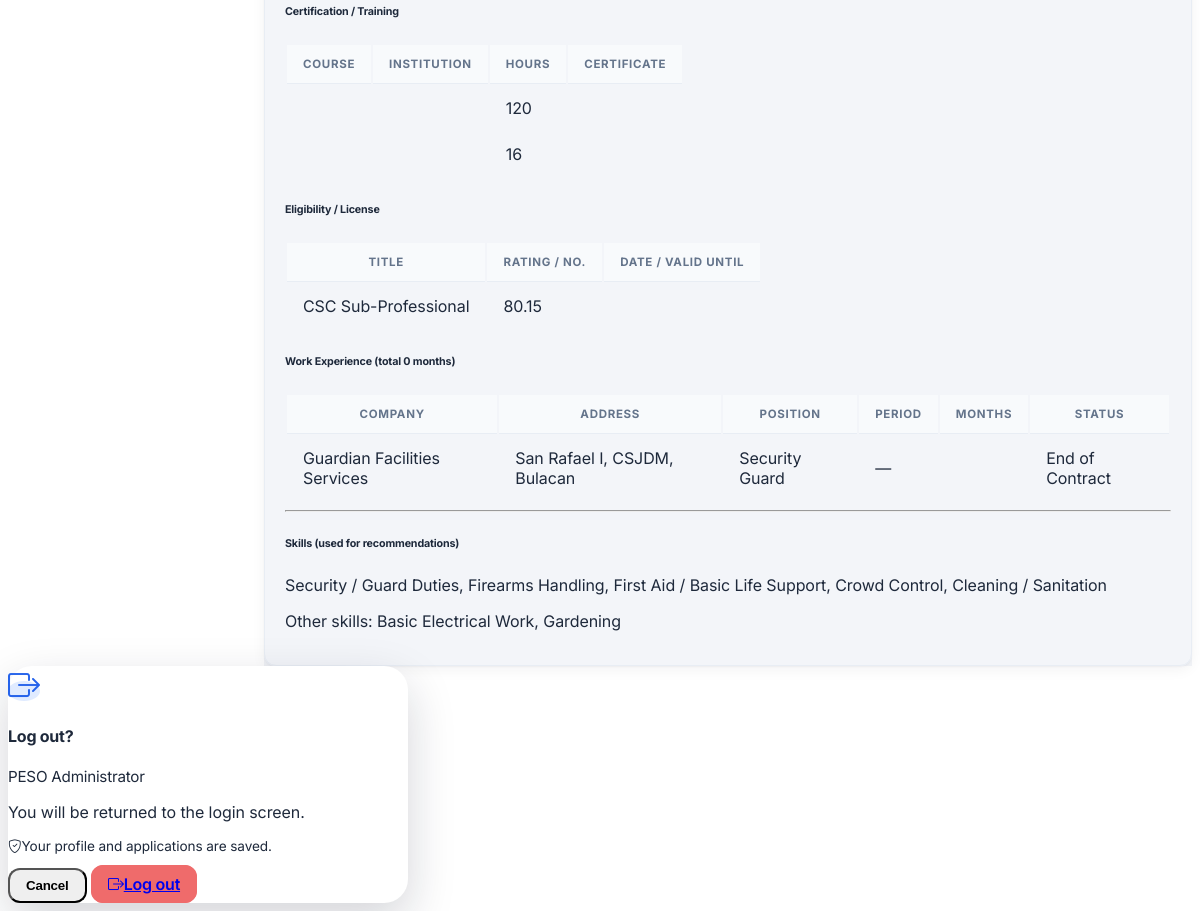
The app's page /applicants/5 (signed in, lower part), older data.
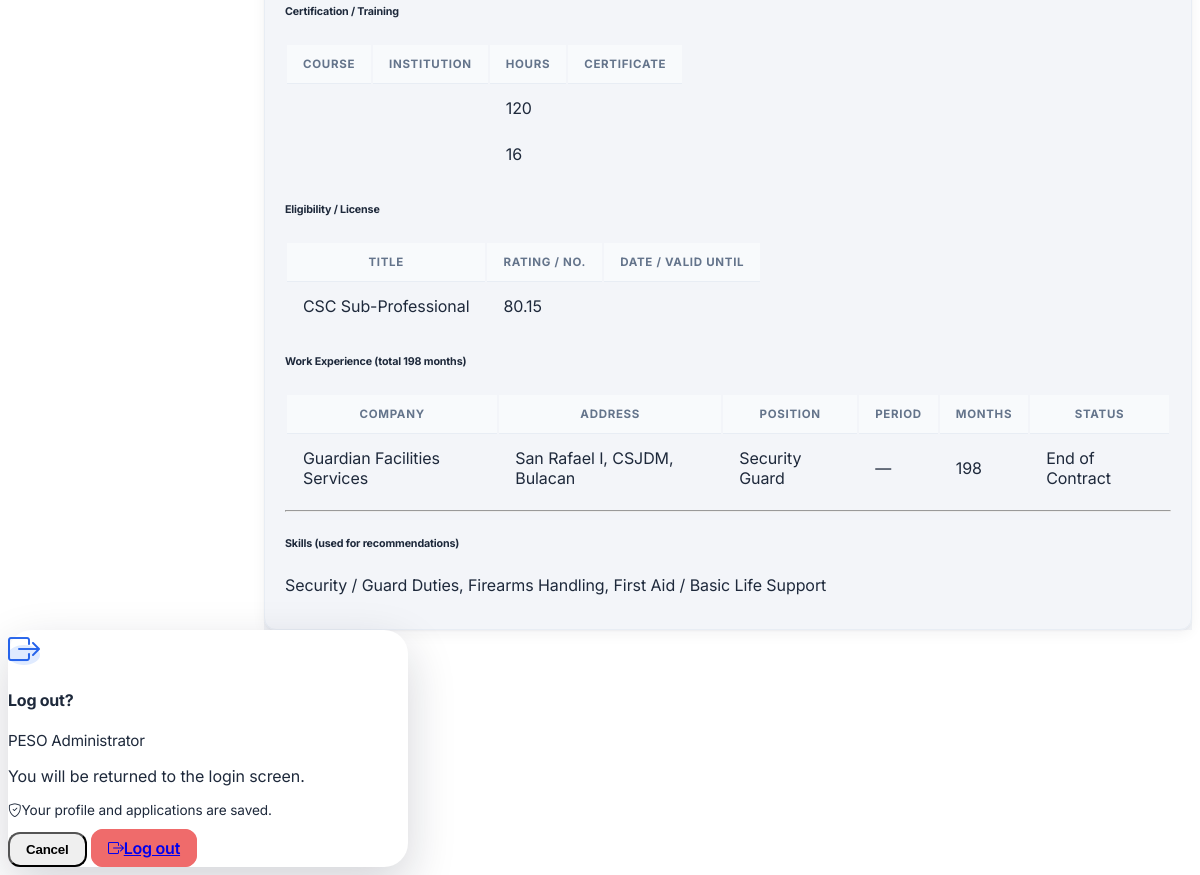
The same page, newer data.
### tables this page shows
CREATE TABLE "applicants" (
                applicant_id                 INTEGER  PRIMARY KEY AUTOINCREMENT,
                first_name         TEXT     NOT NULL,
                last_name          TEXT     NOT NULL,
                sex                TEXT,
                age                INTEGER,
                barangay           TEXT,
                district           TEXT,
                employment_status  TEXT     DEFAULT 'Unemployed',
                is_pwd             INTEGER  DEFAULT 0,
                educ_level         TEXT     NOT NULL,
                preferred_position TEXT     NOT NULL,
                skills             TEXT     NOT NULL,
                work_experience    TEXT,
                user_id            INTEGER  REFERENCES users(user_id),
                created_at         DATETIME DEFAULT CURRENT_TIMESTAMP,
                is_archived        INTEGER  DEFAULT 0
            , birthdate DATE, contact_number TEXT, middle_name TEXT, suffix TEXT, civil_status TEXT, address_line TEXT, city TEXT, province TEXT, height_cm TEXT, religion TEXT, tin TEXT, landline TEXT, disability TEXT, is_4ps INTEGER DEFAULT 0, household_id TEXT, is_wodp INTEGER DEFAULT 0, is_dswd_foodstamp INTEGER DEFAULT 0, is_caregiver INTEGER DEFAULT 0, is_ofw INTEGER DEFAULT 0, ofw_country TEXT, is_former_ofw INTEGER DEFAULT 0, former_ofw_country TEXT, ofw_return_date TEXT, employed_type TEXT, unemployed_reason TEXT, job_search_months INTEGER, pref_work_local TEXT, pref_work_overseas TEXT, languages TEXT, education TEXT, trainings TEXT, eligibilities TEXT, work_history TEXT, other_skills TEXT, certified INTEGER DEFAULT 0, certified_at DATETIME, photo TEXT);

### app.py (the view)
@app.route('/applicants/<int:aid>')
@admin_required
def applicant_view(aid):
    ap = get_db().execute('''
        SELECT a.*, u.email
        FROM applicants a LEFT JOIN users u ON a.user_id = u.user_id
        WHERE a.applicant_id = ?
    ''', (aid,)).fetchone()
    if not ap:
        flash('Applicant not found.', 'danger')
        return redirect(url_for('applicants_list'))
    ap_d = dict(ap)
    for jcol in ('languages', 'education', 'trainings', 'eligibilities',
                 'work_history', 'other_skills', 'disability'):
        try:
            ap_d[jcol] = json.loads(ap_d.get(jcol) or '[]')
        except (ValueError, TypeError):
            ap_d[jcol] = []
    return render_template('applicants/view.html', ap=ap_d,
                           total_exp_months=_total_exp_months(ap))

### app.py (called while the page is built)
def get_db():
    if 'db' not in g:
        g.db = sqlite3.connect(DATABASE)
        g.db.row_factory = sqlite3.Row
        g.db.execute('PRAGMA foreign_keys = ON')
    return g.db

def _g(v, key):
    try:
        return v[key]
    except (KeyError, IndexError, TypeError):
        return None

def _total_exp_months(ap):
    raw = _g(ap, 'work_history')
    if not raw:
        return 0
    try:
        data = json.loads(raw) if isinstance(raw, str) else raw
    except (ValueError, TypeError):
        return 0
    total = 0
    for e in (data or []):
        mo = str(e.get('months', '')).strip()
        if mo.isdigit():
            total += int(mo)
    return total

@app.before_request
def drop_stale_session():
    if 'user_id' in session and not (request.endpoint or '').startswith('static'):
        row = get_db().execute('SELECT is_active FROM users WHERE user_id=?', (session['user_id'],)).fetchone()
        if row is None or row['is_active'] == 0:
            session.clear()

@app.template_filter('monthyear')
def monthyear_filter(v):
    try:
        return datetime.strptime(v, '%Y-%m').strftime('%B %Y')
    except (ValueError, TypeError):
        return v or ''

### templates/applicants/view.html (shortened to what this page needs)
{% extends 'base.html' %}
{% block content %}
<div class="card shadow-sm mb-3">
  <div class="card-body">
    {% set bens = [] %}
    {% if ap.is_4ps %}{% set _ = bens.append('4Ps' + (' (HH: ' ~ ap.household_id ~ ')' if ap.household_id else '')) %}{% endif %}
    {% if ap.is_wodp %}{% set _ = bens.append('WODP') %}{% endif %}
    {% if ap.is_dswd_foodstamp %}{% set _ = bens.append('DSWD Foodstamp') %}{% endif %}
    {% if ap.is_caregiver %}{% set _ = bens.append('Caregiver') %}{% endif %}
    {% if ap.is_ofw %}{% set _ = bens.append('OFW' + (' - ' ~ ap.ofw_country if ap.ofw_country else '')) %}{% endif %}
    {% if ap.is_former_ofw %}{% set _ = bens.append('Former OFW' + (' - ' ~ ap.former_ofw_country if ap.former_ofw_country else '')) %}{% endif %}
    {% if ap.trainings %}
    <h6 class="text-uppercase text-muted small fw-bold mb-2">Certification / Training</h6>
    <div class="table-responsive mb-3"><table class="table table-sm small mb-0">
      <thead class="table-light"><tr><th>Course</th><th>Institution</th><th>Hours</th><th>Certificate</th></tr></thead>
      <tbody>{% for t in ap.trainings %}<tr><td></td><td></td><td>{{ t.hours }}</td><td></td></tr>{% endfor %}</tbody>
    </table></div>
    {% endif %}
    {% if ap.eligibilities %}
    <h6 class="text-uppercase text-muted small fw-bold mb-2">Eligibility / License</h6>
    <div class="table-responsive mb-3"><table class="table table-sm small mb-0">
      <thead class="table-light"><tr><th>Title</th><th>Rating / No.</th><th>Date / Valid until</th></tr></thead>
      <tbody>{% for el in ap.eligibilities %}<tr><td>{{ el.title }}</td><td>{{ el.rating }}</td><td>{{ el.date|monthyear }}</td></tr>{% endfor %}</tbody>
    </table></div>
    {% endif %}
    {% if ap.work_history %}
    <h6 class="text-uppercase text-muted small fw-bold mb-2">Work Experience <span class="text-muted fw-normal">(total {{ total_exp_months }} months)</span></h6>
    <div class="table-responsive mb-3"><table class="table table-sm small mb-0">
      <thead class="table-light"><tr><th>Company</th><th>Address</th><th>Position</th><th>Period</th><th>Months</th><th>Status</th></tr></thead>
      <tbody>{% for w in ap.work_history %}<tr><td>{{ w.company }}</td><td>{{ w.address }}</td><td>{{ w.position }}</td><td>{% if w.from_y %}{{ w.from_m }}/{{ w.from_y }} – {% if w.current %}Present{% elif w.to_y %}{{ w.to_m }}/{{ w.to_y }}{% endif %}{% else %}—{% endif %}</td><td>{{ w.months }}</td><td>{{ w.status }}</td></tr>{% endfor %}</tbody>
    </table></div>
    {% endif %}
    <hr class="my-2">
    <h6 class="text-uppercase text-muted small fw-bold mb-2">Skills <span class="text-muted fw-normal">(used for recommendations)</span></h6>
    <p class="small mb-1">{{ ap.skills or '—' }}</p>
    {% if ap.other_skills %}<p class="small mb-0"><span class="text-muted">Other skills:</span> {{ ap.other_skills|join(', ') }}</p>{% endif %}
  </div>
</div>
{% endblock %}

Row changes from the older to the newer data that the page shows:
changed applicants "Security Guard": months (not shown) → "198"; skills "Security / Guard Duties, Firearms Handling, First Aid / Basic Life Support, Crowd Control, Cleaning / Sanitation" → "Security / Guard Duties, Firearms Handling, First Aid / Basic Life Support"
Text that changed along with them:
{{ total_exp_months }}: "0" → "198"
{{ ap.other_skills|join(', ') }}: "Basic Electrical Work, Gardening" → (not shown)
text no longer shown: "Other skills:"
